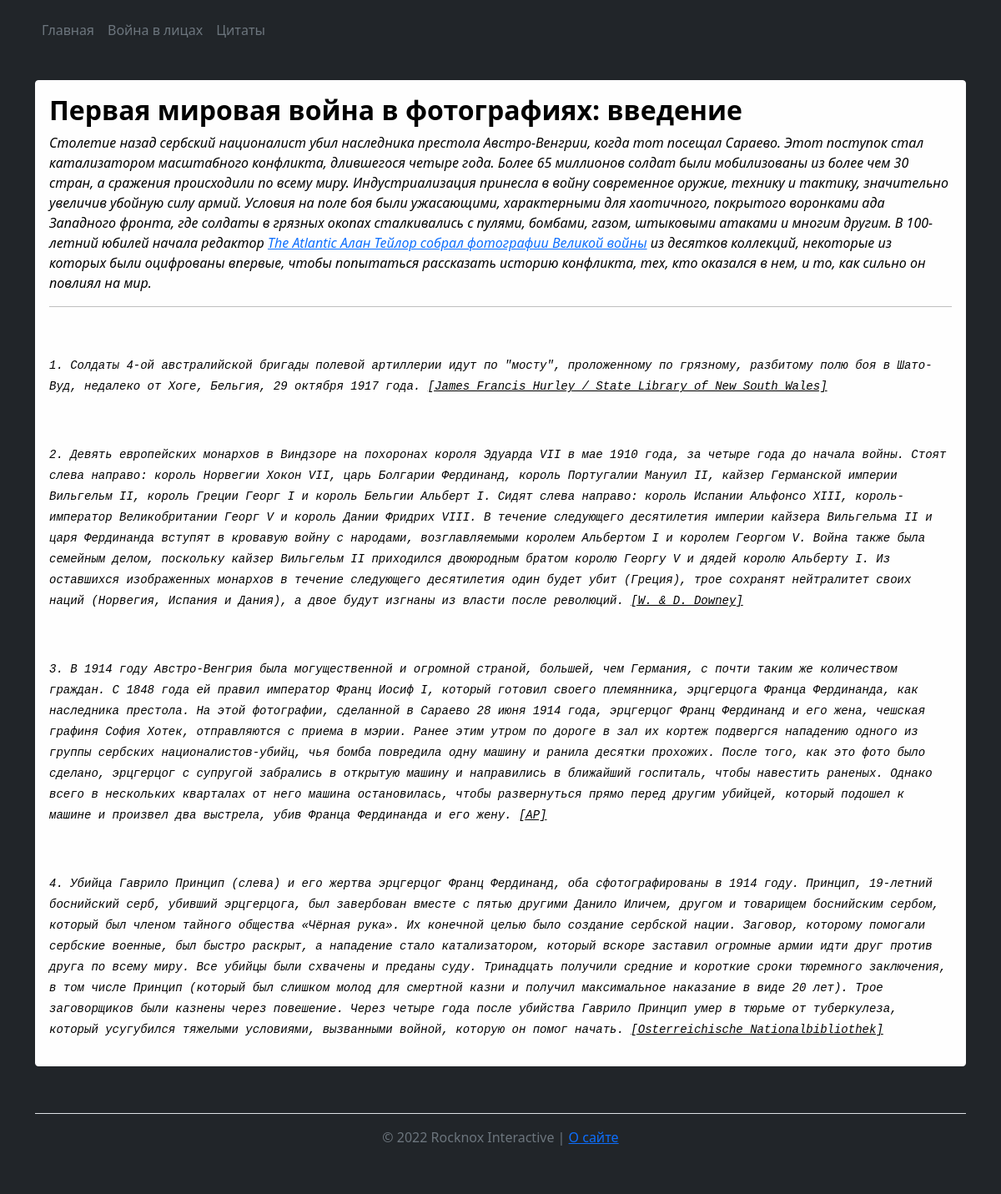
/1/, run on the app's committed database.
### main/models.py (models this page shows)
class Article(models.Model):
    class Meta:
        verbose_name = 'Статья'
        verbose_name_plural = 'Статьи'
    title = models.CharField(max_length=100, verbose_name='Статья')
    snippet = models.CharField(max_length=5000, verbose_name='Сниппет')
    text = RichTextField(verbose_name='Текст статьи', null=False, blank=False)
    author = models.ForeignKey(User, on_delete=models.CASCADE, verbose_name='Автор')
    creation_date = models.DateTimeField(auto_now_add=True, verbose_name='Дата и время создания')

### main/views.py (the view)
# urls.py: path('<int:pk>/', views.ArticleDetailView.as_view(), name='article_detail'),
class ArticleDetailView(DetailView):
    model = Article
    template_name = 'article_detailview.html'

### main/templates/article_detailview.html (shortened to what this page needs)
{% extends 'base.html' %}
{% block mainbuttons %}
<li><a href='{% url 'home' %}' class="nav-link px-2 text-secondary">Главная</a></li>
<li><a href='{% url 'faces_of_war' %}' class="nav-link px-2 text-secondary">Война в лицах</a></li>
    <li><a href='{% url 'quotes' %}' class="nav-link px-2 text-secondary">Цитаты</a></li>
{% endblock %}
{% block main %}
    <div class="container my-lg-4">
    <div class="alert alert-light text-black">
        <h2><b>{{ article.title }}
        </b></h2>
        <i>{{ article.text|safe }}</i>
    </div>
</div>
{% endblock %}

### main/templates/base.html (shortened to what this page needs)
<!doctype html>
<html lang="ru">
<head>
	<link rel="stylesheet" href="https://cdn.jsdelivr.net/npm/bootstrap@5.1.3/dist/css/bootstrap.min.css">
</head>
<body>
	<main>
		<header class="p-3 bg-dark text-white">
			<div class="container">
				<div class="d-flex flex-wrap align-items-center justify-content-center justify-content-lg-start">
					<ul class="nav col-12 col-lg-auto me-lg-auto mb-2 justify-content-center mb-md-0"> {% block mainbuttons %}{% endblock %} </ul>
				</div>
			</div>
		</header> {% block main %} {% endblock %} </main>
</body>
<div class="container bg-dark">
	<footer class="py-3 my-4">
		<ul class="nav justify-content-center border-bottom pb-3 mb-3"></ul>
        {% if request.user_agent.is_pc %}
		<p class="text-muted">© 2022 Rocknox Interactive | <a href='{% url 'about' %}'>О сайте</a>
        {% else %}
        <p class="text-muted" align="center">© 2022 Rocknox Interactive | <a href='{% url 'about' %}'>О сайте</a>
        {% endif %}
    </footer>
</div>
</html>

### main/templates/base.html (style rules this page uses)
body { background-color: #212529; }

### data on the page
Article: title "Первая мировая война в фотографиях: введение", text "Столетие назад сербский националист убил наследника престола Австро-Венгрии, когда тот посещал Сараево. Этот поступок стал катализатором масштабного конфликта, длившегося четыре года. Более 65 миллионов солдат были мобилизованы из более чем 30 стран, а сражения происходили по всему миру. Индустриализация принесла в войну современное оружие, технику и тактику, значительно увеличив убойную силу армий. Условия на поле боя были ужасающими, характерными для хаотичного, покрытого воронками ада Западного фронта, где солдаты в грязных окопах сталкивались с пулями, бомбами, газом, штыковыми атаками и многим другим. В 100-летний юбилей начала редактор The Atlantic Алан Тейлор собрал фотографии…"
